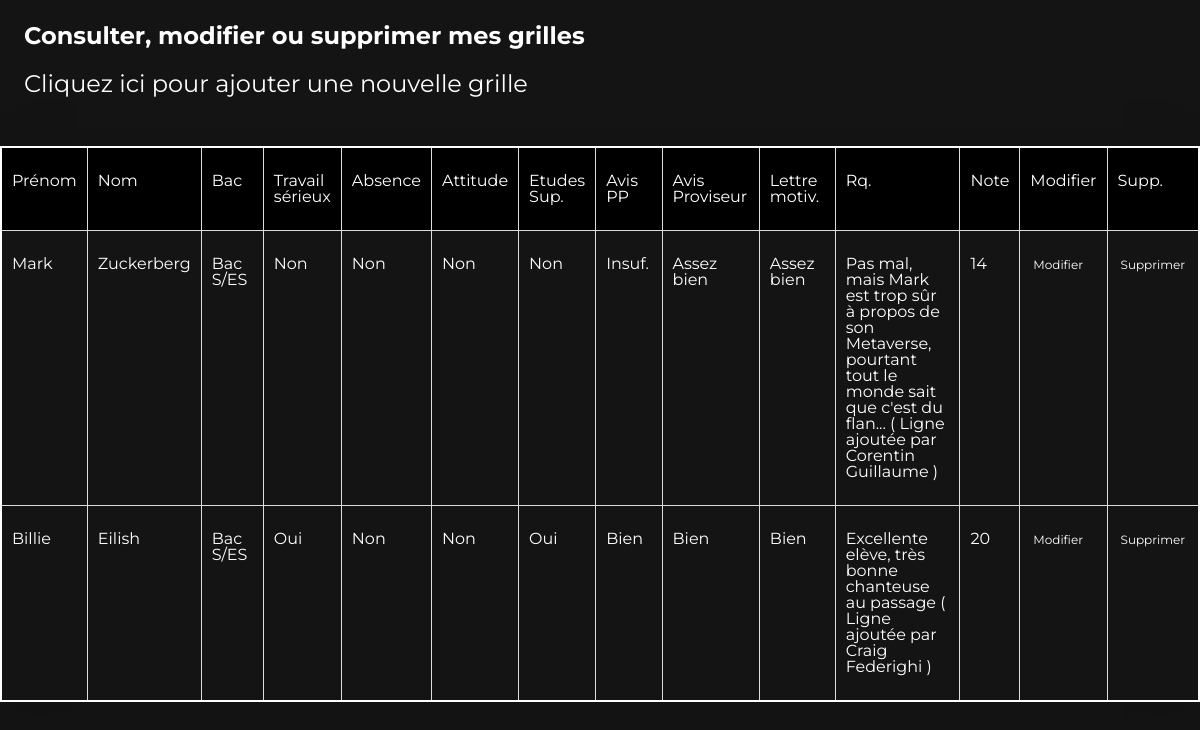
Page /pages/interfaceGrille.php on the committed database.
### tables this page shows
CREATE TABLE `eleve` (
  `id` int NOT NULL COMMENT 'User ID',
  `nom` varchar(16) NOT NULL,
  `prenom` varchar(16) NOT NULL,
  `bac` varchar(26) NOT NULL COMMENT '0: bac pro\r\n1: s\r\n2: L\r\n3:STMG\r\n4: Autre',
  `travail` varchar(16) NOT NULL COMMENT 'true for yes, false for no',
  `absences` varchar(16) NOT NULL,
  `attitude` varchar(16) NOT NULL,
  `etudes` varchar(16) NOT NULL,
  `avis_pp` varchar(16) NOT NULL COMMENT '0: B\r\n1 : AB\r\n2: Insuf\r\n3: Negatif',
  `avis_prov` varchar(16) NOT NULL COMMENT '0: B\r\n1 : AB\r\n2: Insuf\r\n3: Negatif',
  `lettre` varchar(16) NOT NULL COMMENT '0: B\r\n1 : AB\r\n2: Insuf\r\n3: Negatif',
  `remarques` varchar(255) DEFAULT NULL,
  `note` int NOT NULL
);

### pages/interfaceGrille.php (the view, shortened to what this page needs)
<!DOCTYPE html>
<html lang="fr">
<head>
    <link rel="stylesheet" href="./css/reset.css">
    <link rel="stylesheet" href="./css/styleGrille.css">
    <link rel="stylesheet" href="https://cdnjs.cloudflare.com/ajax/libs/font-awesome/6.2.0/css/all.min.css"
 />
</head>
<body>
<?php
require_once("connection.php");
$sql = "SELECT * FROM eleve";
$res=$conn->prepare($sql);
$res->execute();
$data = $res->fetchAll(PDO::FETCH_ASSOC);
?>
    <div class="table">
        <table class="tableau">
            <b>Consulter, modifier ou supprimer mes grilles
            </b>
                <a id="add" href="./make?action=new-row">Cliquez ici pour ajouter une nouvelle grille</a>
            <thead>
                <tr>
                    <th>Prénom</th>
                    <th>Nom</th>
                    <th>Bac</th>
                    <th>Travail<br>sérieux</th>
                    <th>Absence</th>
                    <th>Attitude</th>
                    <th>Etudes<br>Sup.</th>
                    <th>Avis PP</th>
                    <th>Avis<br>Proviseur</th>
                    <th>Lettre<br>motiv.</th>
                    <th>Rq.</th>
                    <th>Note</th>
                    <th>Modifier</th>
                    <th>Supp.</th>
                </tr>
            </thead>
            <tbody>
                <?php
    foreach($data as $v){
    echo
    "<tr>
    <td>" . $v["prenom"] . "</td>
    <td>" . $v["nom"] . "</td>
    <td>" . $v["bac"] . "</td>
    <td>" . $v["travail"] . "</td>
    <td>" . $v["absences"] . "</td>
    <td>" . $v["attitude"] . "</td>
    <td>" . $v["etudes"] . "</td>
    <td>" . $v["avis_pp"] . "</td>
    <td>" . $v["avis_prov"] . "</td>
    <td>" . $v["lettre"] . "</td>
    <td>" . $v["remarques"] . "</td>
    <td>" . $v["note"] . "</td>
    <td><a href='modify-eleve?id={$v['id']}'> Modifier </a> </td>
    <td><a href='confirm-delete?id={$v['id']}'> Supprimer </a> </td>
</tr>";
            }
            ?>
            </tbody>
        </table>
    </div>
</body>
</html>

### css/styleGrille.css (style rules this page uses)
body { background-color: #141414; font-family: 'Montserrat', sans-serif; box-sizing: border-box; margin: 0; padding: 0; }
li, a, .logo { font-size: 13px; color: white; text-decoration: none; }
thead, tbody { color: white; }
.tableau { min-width: 500px; box-shadow: 0 5px 50px rgb(0, 0, 0, 0.15); cursor: pointer; margin: 50px auto; border: 2px solid white }
thead tr { background-color: black; text-align: left; }
th, td { padding: 25px 10px; }
tbody tr, td, th { border: 1px solid #ddd; max-width:200px; }
.table b { font-size: 2vw; font-weight: 700; color: white; margin: 2vw 2vw; display: flex; }
.table a { margin: 0.25vw 0.25vw; font-size: 1vw; }
#add { margin: 2vw 2vw; font-size: 24px; }

### rows in the picture
eleve: prenom "Mark", nom "Zuckerberg", bac "Bac S/ES", travail "Non", absences "Non", attitude "Non", etudes "Non", avis_pp "Insuf.", avis_prov "Assez bien", lettre "Assez bien", remarques "Pas mal, mais Mark est trop sûr à propos de son Metaverse, pourtant tout le monde sait que c'est du flan... ( Ligne ajoutée par Corentin Guillaume )", note "14"
eleve: prenom "Billie", nom "Eilish", bac "Bac S/ES", travail "Oui", absences "Non", attitude "Non", etudes "Oui", avis_pp "Bien", avis_prov "Bien", lettre "Bien", remarques "Excellente elève, très bonne chanteuse au passage ( Ligne ajoutée par Craig Federighi )", note "20"
